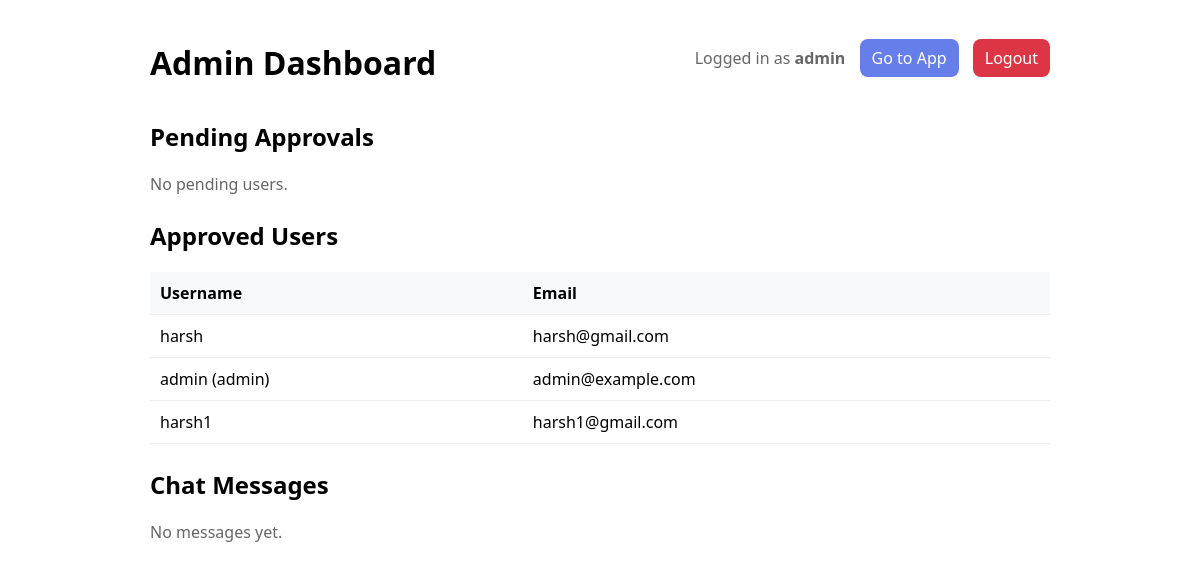
The app's page /admin (signed in), older data.
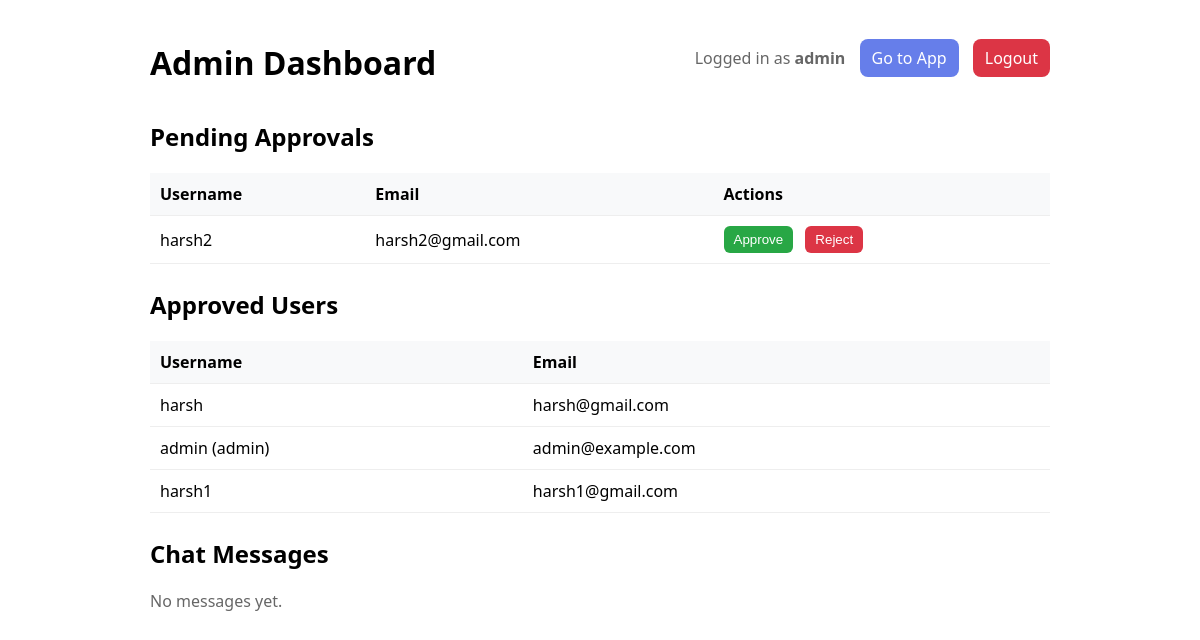
The same page, newer data.
### server.py (models this page shows, shortened)
class User(UserMixin, db.Model):
    id = db.Column(db.Integer, primary_key=True)
    username = db.Column(db.String(80), unique=True, nullable=False)
    email = db.Column(db.String(120), unique=True, nullable=False)
    password_hash = db.Column(db.String(120), nullable=False)
    is_admin = db.Column(db.Boolean, default=False, nullable=False)
    is_approved = db.Column(db.Boolean, default=False, nullable=False)

### server.py (the view, shortened to what this page needs)
@app.route('/admin')
@login_required
@admin_required
def admin_dashboard():
    pending_users = User.query.filter_by(is_approved=False).all()
    approved_users = User.query.filter_by(is_approved=True).all()
    all_messages = []
    all_messages.sort(key=lambda x: (x['room'], x['index']))
    return render_template('admin.html', pending_users=pending_users, approved_users=approved_users, all_messages=all_messages)

### server.py (called while the page is built)
@login_manager.user_loader
def load_user(user_id):
    return User.query.get(int(user_id))

def admin_required(func):
    from functools import wraps
    @wraps(func)
    def wrapper(*args, **kwargs):
        if not current_user.is_authenticated or not current_user.is_admin:
            abort(403)
        return func(*args, **kwargs)
    return wrapper

### templates/admin.html (shortened to what this page needs)
<!doctype html>
<html>
<head>
</head>
<body>
  <div class="topbar">
    <h1>Admin Dashboard</h1>
    <div>
      <span class="muted">Logged in as <strong>{{ current_user.username }}</strong></span>
      <a class="btn" href="{{ url_for('index') }}" style="margin-left:10px;">Go to App</a>
      <a class="btn" href="{{ url_for('logout') }}" style="margin-left:10px;background:#dc3545;">Logout</a>
    </div>
  </div>
  <div class="section">
    <h2>Pending Approvals</h2>
    {% if pending_users %}
      <table>
        <thead>
          <tr>
            <th>Username</th>
            <th>Email</th>
            <th>Actions</th>
          </tr>
        </thead>
        <tbody>
          {% for u in pending_users %}
            <tr>
              <td>{{ u.username }}</td>
              <td>{{ u.email }}</td>
              <td>
                <form method="POST" action="{{ url_for('approve_user', user_id=u.id) }}">
                  <button class="approve" type="submit">Approve</button>
                </form>
                <form method="POST" action="{{ url_for('reject_user', user_id=u.id) }}" style="display:inline;margin-left:8px;">
                  <button class="approve" type="submit" style="background:#dc3545;">Reject</button>
                </form>
              </td>
            </tr>
          {% endfor %}
        </tbody>
      </table>
    {% else %}
      <p class="muted">No pending users.</p>
    {% endif %}
  </div>
  <div class="section">
    <h2>Approved Users</h2>
    {% if approved_users %}
      <table>
        <thead>
          <tr>
            <th>Username</th>
            <th>Email</th>
          </tr>
        </thead>
        <tbody>
          {% for u in approved_users %}
            <tr>
              <td>{{ u.username }}{% if u.is_admin %} (admin){% endif %}</td>
              <td>{{ u.email }}</td>
            </tr>
          {% endfor %}
        </tbody>
      </table>
    {% else %}
      <p class="muted">No approved users yet.</p>
    {% endif %}
  </div>
  <div class="section">
    <h2>Chat Messages</h2>
    {% if all_messages %}
      <table>
        <thead>
          <tr>
            <th>Room</th>
            <th>User</th>
            <th>Message</th>
            <th>Actions</th>
          </tr>
        </thead>
        <tbody>
          {% for msg in all_messages %}
            <tr>
              <td>{{ msg.room }}</td>
              <td>{{ msg.user }}</td>
              <td style="max-width: 300px; word-wrap: break-word;">{{ msg.message }}</td>
              <td>
                <form method="POST" action="{{ url_for('delete_message', message_index=msg.index) }}" style="display:inline;">
                  <input type="hidden" name="room" value="{{ msg.room }}">
                  <button type="submit" style="background:#dc3545;color:white;border:none;padding:4px 8px;border-radius:4px;cursor:pointer;font-size:0.8rem;">Delete</button>
                </form>
              </td>
            </tr>
          {% endfor %}
        </tbody>
      </table>
    {% else %}
      <p class="muted">No messages yet.</p>
    {% endif %}
  </div>
</body>
</html>

### templates/admin.html (style rules this page uses)
body { font-family: system-ui, -apple-system, Roboto, Arial; max-width: 900px; margin: 20px auto; }
h1 { margin-bottom: 12px; }
.topbar { display: flex; justify-content: space-between; align-items: center; margin-bottom: 20px; }
a.btn { padding: 8px 12px; border-radius: 8px; background: #667eea; color: white; text-decoration: none; }
.section { margin-top: 24px; }
table { width: 100%; border-collapse: collapse; }
th, td { padding: 10px; border-bottom: 1px solid #eee; text-align: left; }
th { background: #f8f9fa; }
form { display: inline; }
button.approve { background: #28a745; color: white; border: none; padding: 6px 10px; border-radius: 6px; cursor: pointer; }
.muted { color: #666; }

Row changes from the older to the newer data that the page shows:
added User: username "harsh2", email "harsh2@gmail.com", shown under "Pending Approvals"
Text that changed along with them:
text no longer shown: "No pending users."
text now shown: "Username Email Actions"
